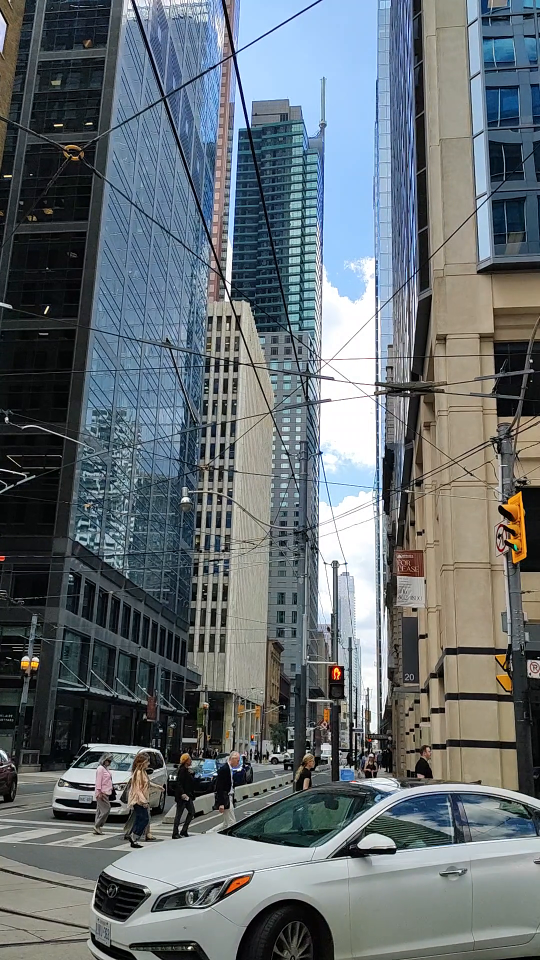
#> input picture assets/downtown_street_still.png, 1080 x 1920 px (shown at 1/2 size); its folder holds 8 pictures in this run
$ python story_post_ankuendigung.py
#> lines starting #> are read from the running program, lines starting #| are printed output that depends on the picture
### posts/format_wochenlogos.py
"""Neues Feed-Format "Diese Woche im Check" (2026-09-25) -- inspiriert von
@derfinanzhafen (Nutzer-Referenzvideo 2026-09-22, siehe Memory
depotdiary-derfinanzhafen-referenz): grosse fette Caps-Headline auf dem
Hook-Thumbnail + echte Marken-/Aktienlogos als Kreis-Raster statt reiner
Textliste. BEWUSST NICHT 1:1 kopiert -- kein Avatar-Icon (Nutzerwunsch,
das war ihm ohnehin egal), stattdessen die eigene depotdiary-Wortmarke
klein in der Ecke als Wiedererkennungs-Anker auf jedem Slide (der Punkt,
der bei depotdiary bisher fehlte).

Eigene Farbidentitaet: fast schwarz + Off-White + ein punchiges Rot-Orange
als Akzent -- keine der bisherigen Formate nutzt genau diese Kombination.

Input: week_label, ticker-Liste (name, ticker, logo_path).

Aufruf (Prototyp/Test):
  python posts/format_wochenlogos.py
"""
import sys
from pathlib import Path

from PIL import Image, ImageDraw, ImageEnhance, ImageFilter, ImageFont

sys.path.insert(0, str(Path(__file__).parent.parent))
import brand as B

ROOT = Path(__file__).parent.parent
NAME = "format_wochenlogos"


def paths_for(name):
    output = ROOT / "output" / name
    ig_dir = output / "instagram_4x5"
    tt_dir = output / "tiktok_9x16"
    ig_dir.mkdir(parents=True, exist_ok=True)
    tt_dir.mkdir(parents=True, exist_ok=True)
    return output, ig_dir, tt_dir


OUTPUT, IG_DIR, TT_DIR = paths_for(NAME)

W, H = B.FEED_SIZE

BG = "#0A0A0A"
CARD = "#161616"
CARD_BORDER = "#2C2C2C"
CREAM = "#F5F3EE"
MUTED = "#8C8C88"
ACCENT = "#4CC9F0"  # Fallback/Default, siehe ACCENT_COLORS fuer die Rotation

# Rotierender Pool greller, kraeftiger, heller Akzentfarben -- Nutzerwunsch:
# "Farbe der Schrift auch jedes mal abaendern, grelle kraeftige helle Farben".
# Deterministisch per Post-Name gewaehlt (siehe photo_for), nicht zufaellig.
ACCENT_COLORS = [
    "#4CC9F0",  # hellblau
    "#FF3EA5",  # knalliges pink
    "#B6FF3D",  # neongruen
    "#FFDD3D",  # kraeftiges gelb
    "#7B5CFF",  # kraeftiges violett
]

_active_accent = ACCENT


# [4 lines left out: function accent_for, not called in this run]

OWN_HANDLE = "@DASDEPOTDIARY"
WORDMARK = ROOT / "assets" / "logo_depotdiary_stacked_transparent.png"
HOOK_PHOTO = ROOT / "assets" / "downtown_street_still.png"

# Rotierender Pool starker, dramatischer Foto-Hintergruende fuer die
# Titelfolie -- Nutzerwunsch: "probier andere Bilder, aber sehr sehr stark"
# + "rotier die immer durch". Deterministisch nach Post-Name gewaehlt (nicht
# zufaellig), damit derselbe Post beim Neu-Rendern immer gleich aussieht.
def _load_hook_photos():
    import style_finanzhafen as _S  # Skyline-Pool (inkl. neue Motive) statt nur 4 Fotos
    return list(_S.PHOTOS)


HOOK_PHOTOS = _load_hook_photos()


# [7 lines left out: function photo_for, not called in this run]


def font(path, size):
    return ImageFont.truetype(path, size)


def wrap_text(draw, text, f, max_w):
    words = text.split()
    lines, cur = [], ""
    for w in words:
        test = (cur + " " + w).strip()
        if draw.textlength(test, font=f) <= max_w:
            cur = test
        else:
            if cur:
                lines.append(cur)
            cur = w
    if cur:
        lines.append(cur)
    return lines


def draw_wordmark_anchor(img, draw):
    """Fixer Wiedererkennungs-Anker unten rechts auf jedem Slide -- die
    depotdiary-Wortmarke statt eines Avatar-Icons. Seit 2026-10-05 in hellem
    Off-White (die Original-Datei ist dunkle Tinte und war auf dem dunklen Grund
    praktisch unsichtbar)."""
    try:
        import style_finanzhafen as S
        logo = S.light_wordmark(60)
        img.paste(logo, (W - logo.width - 44, H - logo.height - 44), logo)
    except FileNotFoundError:
        pass


# [281 lines left out: functions base_slide, hook_photo_background, slide_hook, draw_logo_grid_slide, draw_info_grid_slide, draw_heart_icon and 4 more, not called in this run]


def main(week_label, stocks):
    build(NAME, week_label, stocks)


# [19 lines that do not run on import are left out]

### posts/style_finanzhafen.py
"""Gemeinsames Foto-Schema fuer Stories (Nutzerwunsch 2026-10-05: "alle
einfaerbigen Designs spannender machen, ein Schema das zum Account passt und
zum Finanzhafen-Stil des Feeds").

Das Schema ("depotdiary-Foto-Schema"):
  1. Vollflaechiges, starkes Finanz-/Stadtfoto (Pool, rotiert per Datum/Name)
  2. Dunkler Verlauf von unten (Text bleibt lesbar, Foto bleibt oben sichtbar)
  3. Eine grelle Akzentfarbe pro Post (Pool, rotiert) fuer Label + Schluesselwoerter
  4. Fette Caps-Headline linksbuendig, Fliesstext in Off-White
  5. Fester Anker: depotdiary-Wortmarke unten rechts (statt Avatar)
  6. Story-Safe-Zones: oben ~260 px und unten ~340 px werden von der
     Instagram-UI ueberdeckt -- dort steht nichts Wichtiges.

Nur Hilfsfunktionen, keine Seiteneffekte beim Import.
"""
import hashlib
import sys
from pathlib import Path

from PIL import Image, ImageDraw, ImageEnhance, ImageFont

sys.path.insert(0, str(Path(__file__).parent.parent))
import brand as B

ROOT = Path(__file__).parent.parent
SW, SH = B.STORY_SIZE
SAFE_TOP = 270
SAFE_BOTTOM = SH - 340

CREAM = "#F5F3EE"
SOFT = "#D8D5CE"
MUTED = "#A9A59C"

PHOTOS = [
    ROOT / "assets" / "sk_nyc_wtc_sunset_still.jpg",
    ROOT / "assets" / "sk_dubai_burj_sunset_still.jpg",
    ROOT / "assets" / "sk_philadelphia_clouds_still.jpg",
    ROOT / "assets" / "sk_chicago_pink_still.jpg",
    ROOT / "assets" / "sk_frankfurt_dusk_still.jpg",
    ROOT / "assets" / "sk_frankfurt_main_sunset_still.jpg",
    ROOT / "assets" / "sk_frankfurt_night_still.jpg",
    ROOT / "assets" / "sk_chicago_blue_still.jpg",
    ROOT / "assets" / "sk_singapore_dusk_still.jpg",
    ROOT / "assets" / "sk_london_golden_still.jpg",
    ROOT / "assets" / "wallstreet_bull_still.jpg",
    ROOT / "assets" / "nyse_flag_still.jpg",
    ROOT / "assets" / "frankfurt_dusk_still.jpg",
    ROOT / "assets" / "skyscraper_up_still.jpg",
] + sorted((ROOT / "assets" / "new_sk").glob("sk2_*.jpg"))

ACCENTS = ["#4CC9F0", "#FF3EA5", "#B6FF3D", "#FFDD3D", "#7B5CFF"]

WORDMARK = ROOT / "assets" / "logo_depotdiary_stacked_transparent.png"


def _digest(key, salt=""):
    return int(hashlib.md5((key + salt).encode("utf-8")).hexdigest(), 16)


def photo_for(key):
    return PHOTOS[_digest(key, "photo") % len(PHOTOS)]


def accent_for(key):
    return ACCENTS[_digest(key, "accent") % len(ACCENTS)]


def font(size, path=None):
    return ImageFont.truetype(path or B.SANS_BOLD, size)


# [55 lines left out: functions wrap_text, fit_lines, story_background, not called in this run]


def light_wordmark(height):
    """Wortmarke ist dunkle Tinte auf transparentem Grund -- auf Foto-Hintergruenden
    unsichtbar. Hier: Alpha-Maske uebernehmen, Rand abschneiden, in Off-White faerben."""
    logo = Image.open(WORDMARK).convert("RGBA")
    alpha = logo.split()[3]
    box = alpha.getbbox()
    if box:
        alpha = alpha.crop(box)
    light = Image.new("RGBA", alpha.size, (245, 243, 238, 255))
    light.putalpha(alpha)
    return light.resize((max(1, int(light.width * height / light.height)), height), Image.LANCZOS)


# [129 lines left out: functions draw_wordmark, draw_top, glass, draw_list_story, draw_cta_story, not called in this run]

### posts/story_post_ankuendigung.py
"""Kurze Story-Ankuendigung fuer einen frisch veroeffentlichten Feed-Post --
weist auf ein neues Carousel hin (z.B. "Dividenden-Aktien im Check"), damit
Follower im Feed vorbeischauen. Wiederverwendbar fuer jeden Feed-Post.

Aufruf:
  python posts/story_post_ankuendigung.py
"""
import sys
from pathlib import Path

from PIL import Image, ImageDraw, ImageEnhance, ImageFilter, ImageFont

sys.path.insert(0, str(Path(__file__).parent.parent))
sys.path.insert(0, str(Path(__file__).parent))
import brand as B
from format_wochenlogos import draw_wordmark_anchor, wrap_text, HOOK_PHOTO

ROOT = Path(__file__).parent.parent
NAME = "story_post_ankuendigung"
OUTPUT = ROOT / "output" / NAME
TT_DIR = OUTPUT / "tiktok_9x16"
TT_DIR.mkdir(parents=True, exist_ok=True)

W, H = B.STORY_SIZE
CREAM = "#F5F3EE"
MUTED = "#8C8C88"
ACCENT = "#4CC9F0"
OWN_HANDLE = "@DASDEPOTDIARY"


def font(path, size):
    return ImageFont.truetype(path, size)


def story_photo_background():
    """Foto-Hintergrund fuer 9:16 -- eigene Zuschnitt-/Verlauf-Logik statt
    der FEED-tuned Version aus format_wochenlogos, weil die Story deutlich
    hoeher ist und der Verlauf sonst nicht zum Text passt."""
    photo = Image.open(HOOK_PHOTO).convert("RGB")
#> photo is the input picture: PIL image 1080x1920 RGB; mean R, G, B 101.7, 110.4, 115.2
    src_ratio = photo.width / photo.height
#> src_ratio = 0.562
    dst_ratio = W / H
    if src_ratio > dst_ratio:
        new_w = int(photo.height * dst_ratio)
        x0 = (photo.width - new_w) // 2
        photo = photo.crop((x0, 0, x0 + new_w, photo.height))
    else:
        new_h = int(photo.width / dst_ratio)
#> new_h = 1920
        y0 = int((photo.height - new_h) * 0.35)
#> y0 = 0
        photo = photo.crop((0, y0, photo.width, y0 + new_h))
    photo = photo.resize((W, H))
    img = ImageEnhance.Brightness(photo).enhance(0.8)
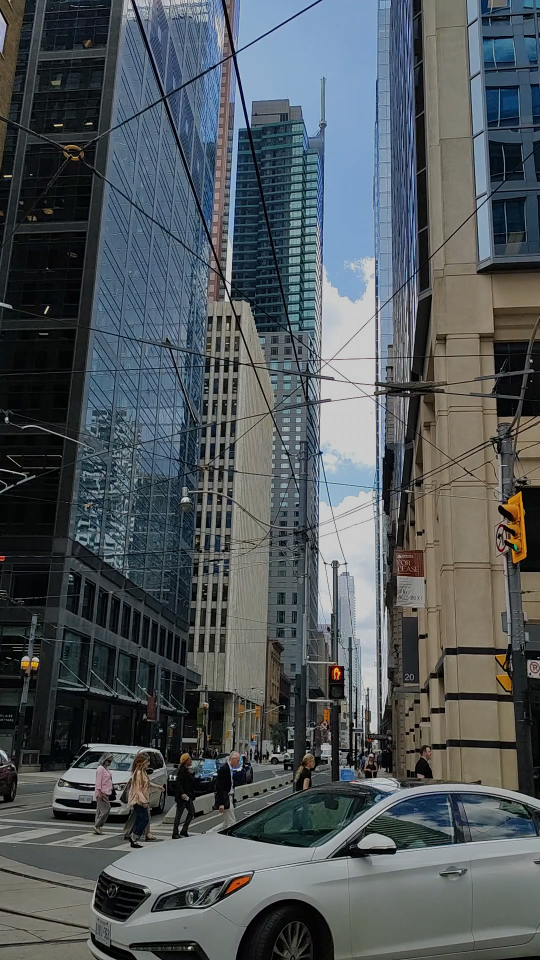
#> img: PIL image 1080x1920 RGB (shown at 1/2 size); mean R, G, B 81, 87.9, 91.8
    img = ImageEnhance.Contrast(img).enhance(1.08)
    img = ImageEnhance.Color(img).enhance(0.9)

    scrim = Image.new("L", (W, H), 0)
#> scrim: PIL image 1080x1920 L; every value is 0
    sdraw = ImageDraw.Draw(scrim)
    for yy in range(H):
        t = yy / H
        if t < 0.28:
            a = int(150 * (1 - t / 0.28))
        elif t < 0.42:
            a = 0
        else:
            a = int(240 * ((t - 0.42) / 0.58))
        sdraw.line([(0, yy), (W, yy)], fill=a)
    black = Image.new("RGB", (W, H), (6, 5, 5))
    img = Image.composite(black, img, scrim)
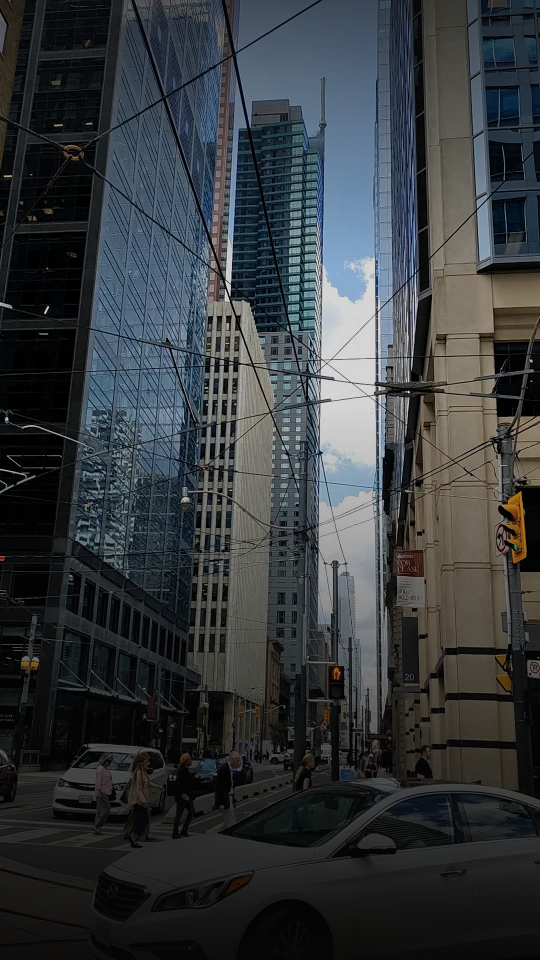
#> img: PIL image 1080x1920 RGB (shown at 1/2 size); mean R, G, B 53.6, 57.8, 60.8
    return img


def build(headline_lines, sub_text, preview_thumb=None):
    img = story_photo_background()
    draw = ImageDraw.Draw(img)

    handle_font = font(B.SANS_BOLD, 26)
    draw.text((80, 90), OWN_HANDLE, font=handle_font, fill=CREAM)

    y = H * 0.52
    label_font = font(B.SANS_BOLD, 30)
    draw.text((80, y), "NEUER POST IST ONLINE", font=label_font, fill=ACCENT)
    y += 62

    title_font = font(B.SANS_BOLD, 78)
    for line in headline_lines:
        draw.text((80, y), line, font=title_font, fill=CREAM)
        y += 86
#> after the loop, y = 1232.4

    y += 30
#> y = 1262.4
    sub_font = font(B.SANS_BOLD, 30)
    for line in wrap_text(draw, sub_text, sub_font, W - 160):
#> in wrap_text, `words = text.split()`: words = ['Bekannte', 'Dividendenzahler', 'aus', 'verschiedenen', 'Branchen', '--', 'jetzt', 'komplett', 'im', 'Feed.']
#> in wrap_text, `lines, cur = [], ""`: cur = ''
        draw.text((80, y), line, font=sub_font, fill="#D8D5CE")
        y += 40
#> this loop made 2 passes
#> after the loop, y = 1342.4

    y += 40
#> y = 1382.4
    cta_font = font(B.SANS_BOLD, 30)
    draw.text((80, y), "Jetzt im Feed ansehen ->", font=cta_font, fill=ACCENT)

    note_font = font(B.SANS_BOLD, 19)
    draw.text((80, H - 70), "Keine Anlageberatung -- reine Uebersicht.", font=note_font, fill="#B8B4AC")

    draw_wordmark_anchor(img, draw)
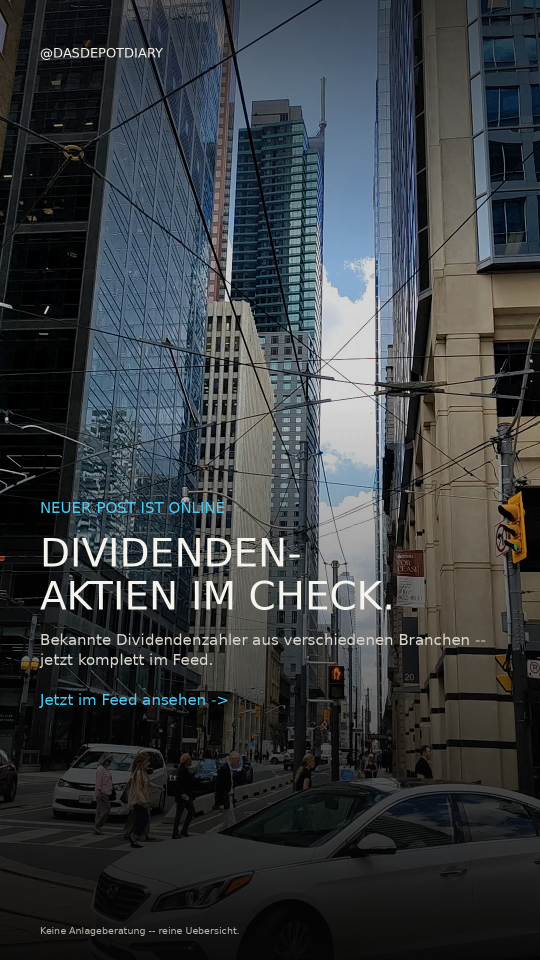
#> img: PIL image 1080x1920 RGB (shown at 1/2 size); mean R, G, B 56.7, 61.1, 64.1
    return img


def main():
    img = build(
        ["DIVIDENDEN-", "AKTIEN IM CHECK."],
        "Bekannte Dividendenzahler aus verschiedenen Branchen -- jetzt komplett im Feed.",
    )
    img.save(TT_DIR / "slide_1.png")
    img.save(OUTPUT / "uebersicht.png")
    print(f"Fertig: {OUTPUT / 'uebersicht.png'}")


if __name__ == "__main__":
    main()
